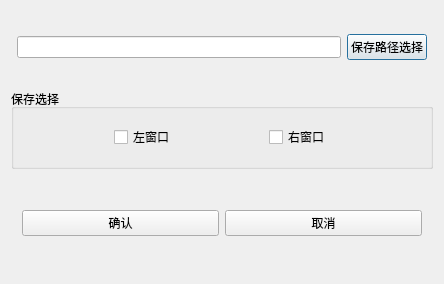
<?xml version="1.0" encoding="UTF-8"?>
<ui version="4.0">
 <class>outputVedioDialog</class>
 <widget class="QDialog" name="outputVedioDialog">
  <property name="geometry">
   <rect>
    <x>0</x>
    <y>0</y>
    <width>444</width>
    <height>284</height>
   </rect>
  </property>
  <property name="windowTitle">
   <string>outputVedioDialog</string>
  </property>
  <layout class="QGridLayout" name="gridLayout">
   <item row="1" column="0" colspan="4">
    <widget class="QGroupBox" name="groupBox">
     <property name="maximumSize">
      <size>
       <width>16777215</width>
       <height>80</height>
      </size>
     </property>
     <property name="title">
      <string>保存选择</string>
     </property>
     <layout class="QHBoxLayout" name="horizontalLayout_2">
      <item>
       <spacer name="horizontalSpacer">
        <property name="orientation">
         <enum>Qt::Horizontal</enum>
        </property>
        <property name="sizeHint" stdset="0">
         <size>
          <width>20</width>
          <height>20</height>
         </size>
        </property>
       </spacer>
      </item>
      <item>
       <widget class="QCheckBox" name="saveVedioLeft">
        <property name="text">
         <string>左窗口</string>
        </property>
       </widget>
      </item>
      <item>
       <spacer name="horizontalSpacer_3">
        <property name="orientation">
         <enum>Qt::Horizontal</enum>
        </property>
        <property name="sizeHint" stdset="0">
         <size>
          <width>40</width>
          <height>20</height>
         </size>
        </property>
       </spacer>
      </item>
      <item>
       <widget class="QCheckBox" name="saveVedioRight">
        <property name="text">
         <string>右窗口</string>
        </property>
       </widget>
      </item>
      <item>
       <spacer name="horizontalSpacer_2">
        <property name="orientation">
         <enum>Qt::Horizontal</enum>
        </property>
        <property name="sizeHint" stdset="0">
         <size>
          <width>20</width>
          <height>20</height>
         </size>
        </property>
       </spacer>
      </item>
     </layout>
    </widget>
   </item>
   <item row="0" column="2">
    <widget class="QPushButton" name="choseButton">
     <property name="text">
      <string>保存路径选择</string>
     </property>
    </widget>
   </item>
   <item row="2" column="0" colspan="4">
    <widget class="QWidget" name="widget_2" native="true">
     <property name="maximumSize">
      <size>
       <width>16777215</width>
       <height>50</height>
      </size>
     </property>
     <layout class="QHBoxLayout" name="horizontalLayout">
      <item>
       <widget class="QPushButton" name="acceptButton">
        <property name="text">
         <string>确认</string>
        </property>
       </widget>
      </item>
      <item>
       <widget class="QPushButton" name="rejectButton">
        <property name="text">
         <string>取消</string>
        </property>
       </widget>
      </item>
     </layout>
    </widget>
   </item>
   <item row="0" column="1">
    <widget class="QLineEdit" name="videoSaveChose"/>
   </item>
  </layout>
 </widget>
 <layoutdefault spacing="6" margin="11"/>
 <resources/>
 <connections/>
</ui>
